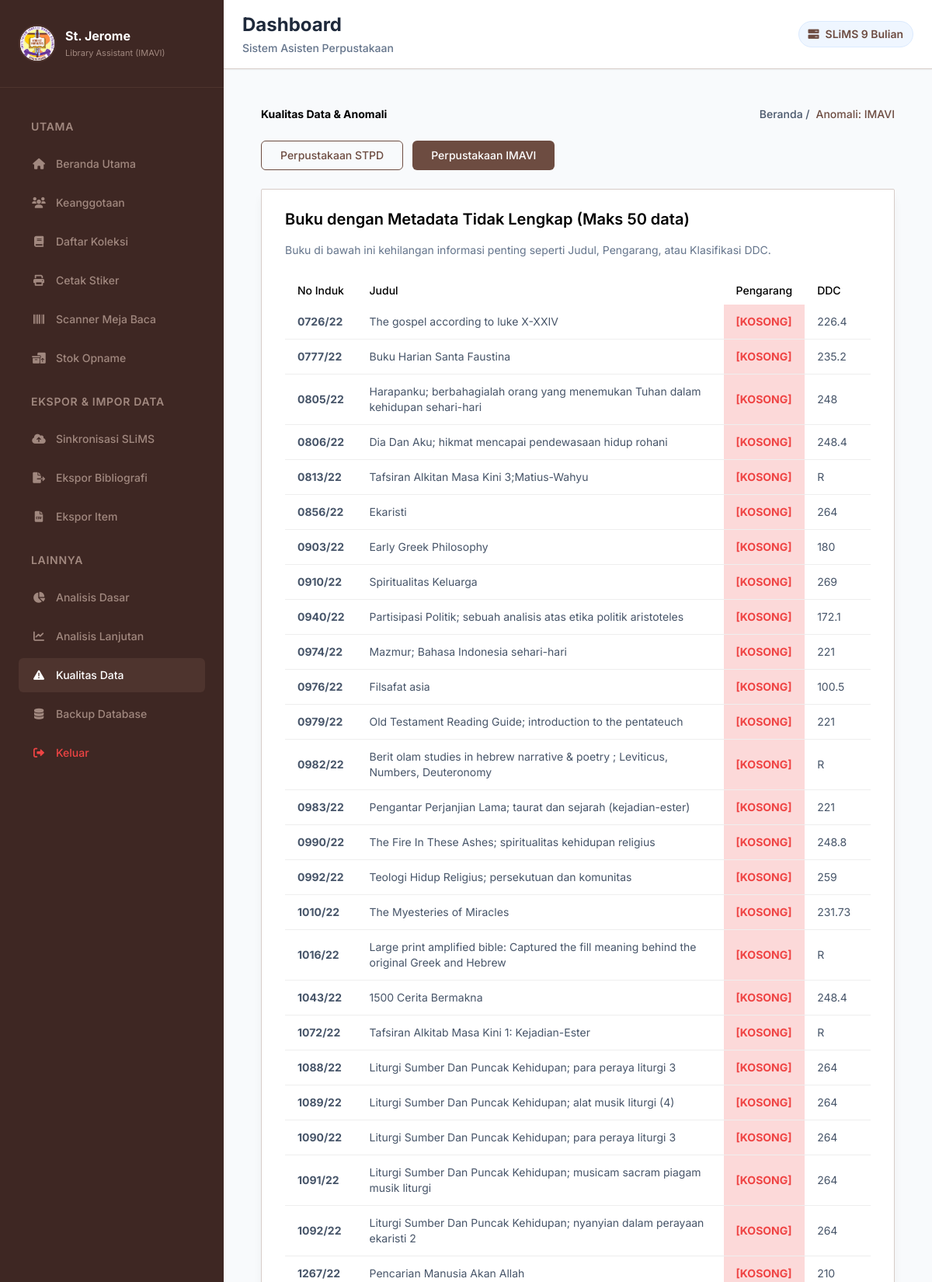
Page /anomali?lokasi=IMAVI (signed in, upper part) on the committed database.
### tables this page shows
CREATE TABLE buku (
        id INTEGER PRIMARY KEY AUTOINCREMENT,
        no_induk TEXT UNIQUE NOT NULL,
        judul TEXT NOT NULL,
        gmd TEXT DEFAULT 'Text',
        edisi TEXT,
        isbn TEXT,
        penerbit TEXT,
        tahun_terbit TEXT,
        deskripsi_fisik TEXT,
        judul_seri TEXT,
        klasifikasi TEXT,
        cutter TEXT,
        huruf_judul TEXT,
        bahasa TEXT DEFAULT 'Indonesia',
        tempat_terbit TEXT,
        copy_ke INTEGER DEFAULT 1,
        catatan TEXT,
        pengarang TEXT,
        subjek TEXT,
        status_buku TEXT DEFAULT 'BELI',
        lokasi TEXT DEFAULT 'STPD',
        tgl_terima TEXT
    );

### app.py (the view)
@app.route('/anomali')
@login_required
def anomali():
    lokasi = request.args.get('lokasi', 'STPD')
    conn = database.get_db_connection()
    metadata_cacat = conn.execute("""
        SELECT no_induk, judul, pengarang, klasifikasi
        FROM buku
        WHERE lokasi = ? AND
        (klasifikasi IS NULL OR klasifikasi = '' OR pengarang IS NULL OR pengarang = '' OR judul IS NULL OR judul = '')
        LIMIT 50
    """, (lokasi,)).fetchall()
    page = int(request.args.get('page', 1))
    per_page = 5
    offset = (page - 1) * per_page
    total_anomalies_query = conn.execute("""
        SELECT COUNT(DISTINCT judul) FROM buku
        WHERE lokasi = ? AND klasifikasi != ''
        GROUP BY judul
        HAVING COUNT(DISTINCT klasifikasi) > 1
    """, (lokasi,)).fetchall()
    total_pages = (len(total_anomalies_query) // per_page) + (1 if len(total_anomalies_query) % per_page > 0 else 0)
    titles_with_inconsistency = conn.execute("""
        SELECT judul FROM buku
        WHERE lokasi = ? AND klasifikasi != ''
        GROUP BY judul
        HAVING COUNT(DISTINCT klasifikasi) > 1
        LIMIT ? OFFSET ?
    """, (lokasi, per_page, offset)).fetchall()
    inkonsistensi_dict = {}
    for t in titles_with_inconsistency:
        judul = t['judul']
        exemplars = conn.execute("""
            SELECT no_induk, judul, klasifikasi, pengarang, penerbit, tahun_terbit,
                   TRIM(klasifikasi || ' ' || COALESCE(cutter, '') || ' ' || COALESCE(huruf_judul, '')) as no_panggil
            FROM buku
            WHERE judul = ? AND lokasi = ?
            ORDER BY no_induk
        """, (judul, lokasi)).fetchall()
        inkonsistensi_dict[judul] = [dict(e) for e in exemplars]
    return render_template('anomali.html', lokasi=lokasi, metadata_cacat=metadata_cacat, inkonsistensi_dict=inkonsistensi_dict, page=page, total_pages=total_pages)

### app.py (called while the page is built)
def login_required(f):
    @wraps(f)
    def decorated_function(*args, **kwargs):
        if 'logged_in' not in session:
            return redirect(url_for('login', next=request.url))
        return f(*args, **kwargs)
    return decorated_function

### database.py (called while the page is built)
def get_db_connection():
    conn = sqlite3.connect(DB_NAME)
    conn.row_factory = sqlite3.Row
    return conn

### templates/anomali.html (shortened to what this page needs)
{% extends 'layout.html' %}
{% block content %}
<div class="mx-auto max-w-screen-2xl p-4 md:p-6 2xl:p-10">
    <div class="mb-6 flex flex-col gap-3 sm:flex-row sm:items-center sm:justify-between">
        <h2 class="text-title-md2 font-bold text-black dark:text-white">
            Kualitas Data & Anomali
        </h2>
        <nav>
            <ol class="flex items-center gap-2">
                <li><a class="font-medium" href="/">Beranda /</a></li>
                <li class="font-medium text-primary">Anomali: {{ lokasi }}</li>
            </ol>
        </nav>
    </div>
    <div class="mb-6 flex flex-wrap gap-3">
        <a href="/anomali?lokasi=STPD" class="inline-flex items-center justify-center rounded-md {% if lokasi == 'STPD' %}bg-primary text-white{% else %}border border-primary text-primary hover:bg-gray-2{% endif %} py-2 px-6 text-center font-medium">
            Perpustakaan STPD
        </a>
        <a href="/anomali?lokasi=IMAVI" class="inline-flex items-center justify-center rounded-md {% if lokasi == 'IMAVI' %}bg-primary text-white{% else %}border border-primary text-primary hover:bg-gray-2{% endif %} py-2 px-6 text-center font-medium">
            Perpustakaan IMAVI
        </a>
    </div>
    <div class="grid grid-cols-1 gap-4 md:mt-6 md:gap-6 2xl:mt-7.5 2xl:gap-7.5">
        <div class="rounded-sm border border-stroke bg-white px-5 pt-6 pb-2.5 shadow-default sm:px-7.5 xl:pb-1">
            <h4 class="mb-4 text-xl font-semibold text-black">
                Buku dengan Metadata Tidak Lengkap (Maks 50 data)
            </h4>
            <p class="text-sm text-slate-500 mb-6">Buku di bawah ini kehilangan informasi penting seperti Judul, Pengarang, atau Klasifikasi DDC.</p>
            <div class="max-w-full overflow-x-auto">
                <table class="w-full table-auto text-sm">
                    <thead>
                        <tr class="bg-gray-2 text-left">
                            <th class="py-2 px-4 font-medium text-black">No Induk</th>
                            <th class="py-2 px-4 font-medium text-black">Judul</th>
                            <th class="py-2 px-4 font-medium text-black">Pengarang</th>
                            <th class="py-2 px-4 font-medium text-black">DDC</th>
                        </tr>
                    </thead>
                    <tbody>
                        {% for b in metadata_cacat %}
                        <tr>
                            <td class="border-b border-[#eee] py-3 px-4 font-bold">{{ b.no_induk }}</td>
                            <td class="border-b border-[#eee] py-3 px-4 {% if not b.judul %}bg-danger/20 text-danger font-bold{% endif %}">{{ b.judul or '[KOSONG]' }}</td>
                            <td class="border-b border-[#eee] py-3 px-4 {% if not b.pengarang %}bg-danger/20 text-danger font-bold{% endif %}">{{ b.pengarang or '[KOSONG]' }}</td>
                            <td class="border-b border-[#eee] py-3 px-4 {% if not b.klasifikasi %}bg-danger/20 text-danger font-bold{% endif %}">{{ b.klasifikasi or '[KOSONG]' }}</td>
                        </tr>
                        {% else %}
                        <tr>
                            <td colspan="4" class="text-center py-4 text-slate-500">Hebat! Tidak ada metadata yang cacat di perpustakaan ini.</td>
                        </tr>
                        {% endfor %}
                    </tbody>
                </table>
            </div>
        </div>
    </div>
</div>
{% endblock %}

### static/css/style.css (style rules this page uses)
:root { --navy: #0f172a; --navy-mid: #1e293b; --navy-light: #334155; --accent: #3b82f6; --accent-dark: #2563eb; --success: #10b981; --warning: #f59e0b; --danger: #ef4444; --bg: #f1f5f9; --card-bg: #ffffff; --text-main: #0f172a; --text-muted: #64748b; --border: #e2e8f0; --sidebar-w: 260px; }
* { box-sizing: border-box; margin: 0; padding: 0; }
body { font-family: 'Inter', sans-serif; background-color: var(--bg); color: var(--text-main); display: flex; min-height: 100vh; overflow-x: hidden; }

### rows in the picture
buku: no_induk "0726/22", judul "The gospel according to luke X-XXIV", pengarang "[KOSONG]", klasifikasi "226.4"
buku: no_induk "0777/22", judul "Buku Harian Santa Faustina", pengarang "[KOSONG]", klasifikasi "235.2"
buku: no_induk "0805/22", judul "Harapanku; berbahagialah orang yang menemukan Tuhan dalam kehidupan sehari-hari", pengarang "[KOSONG]", klasifikasi "248"
buku: no_induk "0806/22", judul "Dia Dan Aku; hikmat mencapai pendewasaan hidup rohani", pengarang "[KOSONG]", klasifikasi "248.4"
buku: no_induk "0813/22", judul "Tafsiran Alkitan Masa Kini 3;Matius-Wahyu", pengarang "[KOSONG]", klasifikasi "R"
buku: no_induk "0856/22", judul "Ekaristi", pengarang "[KOSONG]", klasifikasi "264"
buku: no_induk "0903/22", judul "Early Greek Philosophy", pengarang "[KOSONG]", klasifikasi "180"
buku: no_induk "0910/22", judul "Spiritualitas Keluarga", pengarang "[KOSONG]", klasifikasi "269"
buku: no_induk "0940/22", judul "Partisipasi Politik; sebuah analisis atas etika politik aristoteles", pengarang "[KOSONG]", klasifikasi "172.1"
buku: no_induk "0974/22", judul "Mazmur; Bahasa Indonesia sehari-hari", pengarang "[KOSONG]", klasifikasi "221"
buku: no_induk "0976/22", judul "Filsafat asia", pengarang "[KOSONG]", klasifikasi "100.5"
buku: no_induk "0979/22", judul "Old Testament Reading Guide; introduction to the pentateuch", pengarang "[KOSONG]", klasifikasi "221"
buku: no_induk "0982/22", judul "Berit olam studies in hebrew narrative & poetry ; Leviticus, Numbers, Deuteronomy", pengarang "[KOSONG]", klasifikasi "R"
buku: no_induk "0983/22", judul "Pengantar Perjanjian Lama; taurat dan sejarah (kejadian-ester)", pengarang "[KOSONG]", klasifikasi "221"
buku: no_induk "0990/22", judul "The Fire In These Ashes; spiritualitas kehidupan religius", pengarang "[KOSONG]", klasifikasi "248.8"
buku: no_induk "0992/22", judul "Teologi Hidup Religius; persekutuan dan komunitas", pengarang "[KOSONG]", klasifikasi "259"
buku: no_induk "1010/22", judul "The Myesteries of Miracles", pengarang "[KOSONG]", klasifikasi "231.73"
buku: no_induk "1016/22", judul "Large print amplified bible: Captured the fill meaning behind the original Greek and Hebrew", pengarang "[KOSONG]", klasifikasi "R"
buku: no_induk "1043/22", judul "1500 Cerita Bermakna", pengarang "[KOSONG]", klasifikasi "248.4"
buku: no_induk "1072/22", judul "Tafsiran Alkitab Masa Kini 1: Kejadian-Ester", pengarang "[KOSONG]", klasifikasi "R"
buku: no_induk "1088/22", judul "Liturgi Sumber Dan Puncak Kehidupan; para peraya liturgi 3", pengarang "[KOSONG]", klasifikasi "264"
buku: no_induk "1089/22", judul "Liturgi Sumber Dan Puncak Kehidupan; alat musik liturgi (4)", pengarang "[KOSONG]", klasifikasi "264"
buku: no_induk "1090/22", judul "Liturgi Sumber Dan Puncak Kehidupan; para peraya liturgi 3", pengarang "[KOSONG]", klasifikasi "264"
buku: no_induk "1091/22", judul "Liturgi Sumber Dan Puncak Kehidupan; musicam sacram piagam musik liturgi", pengarang "[KOSONG]", klasifikasi "264"
buku: no_induk "1092/22", judul "Liturgi Sumber Dan Puncak Kehidupan; nyanyian dalam perayaan ekaristi 2", pengarang "[KOSONG]", klasifikasi "264"
buku: no_induk "1267/22", judul "Pencarian Manusia Akan Allah", pengarang "[KOSONG]", klasifikasi "210"

### other values in the picture
{{ cur_lokasi }} "IMAVI"
{{ lokasi }} "IMAVI"
